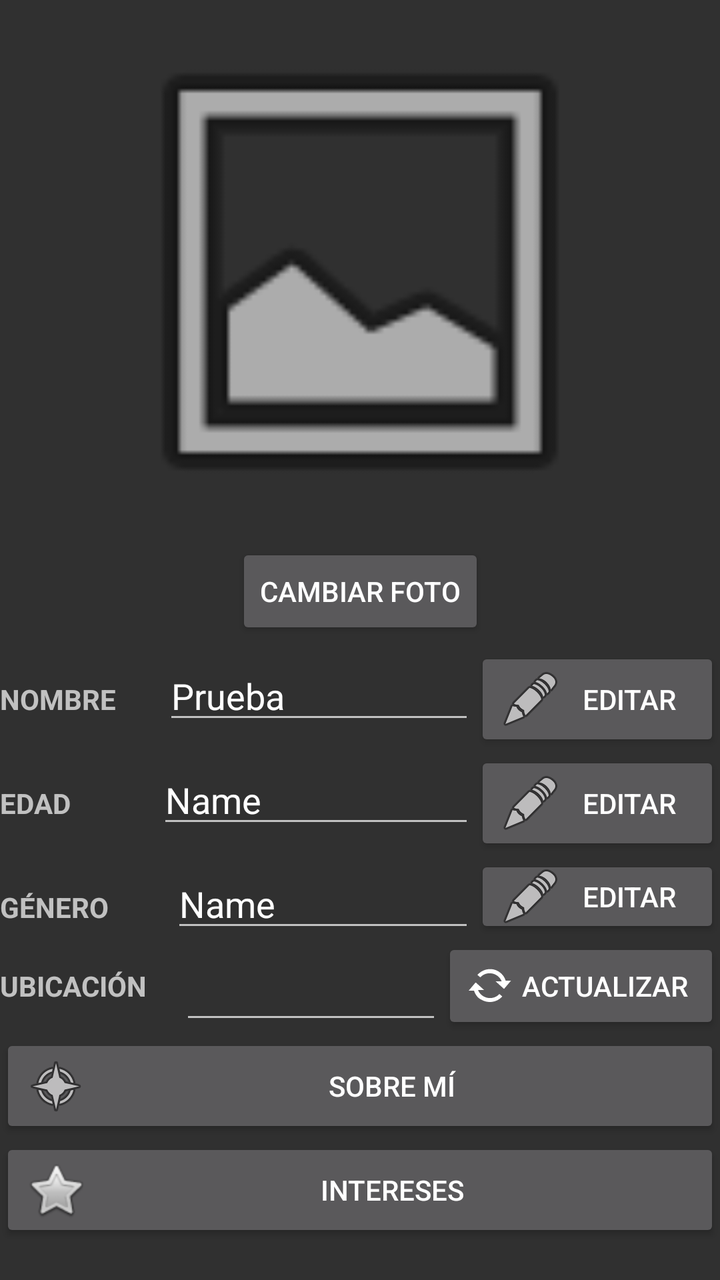
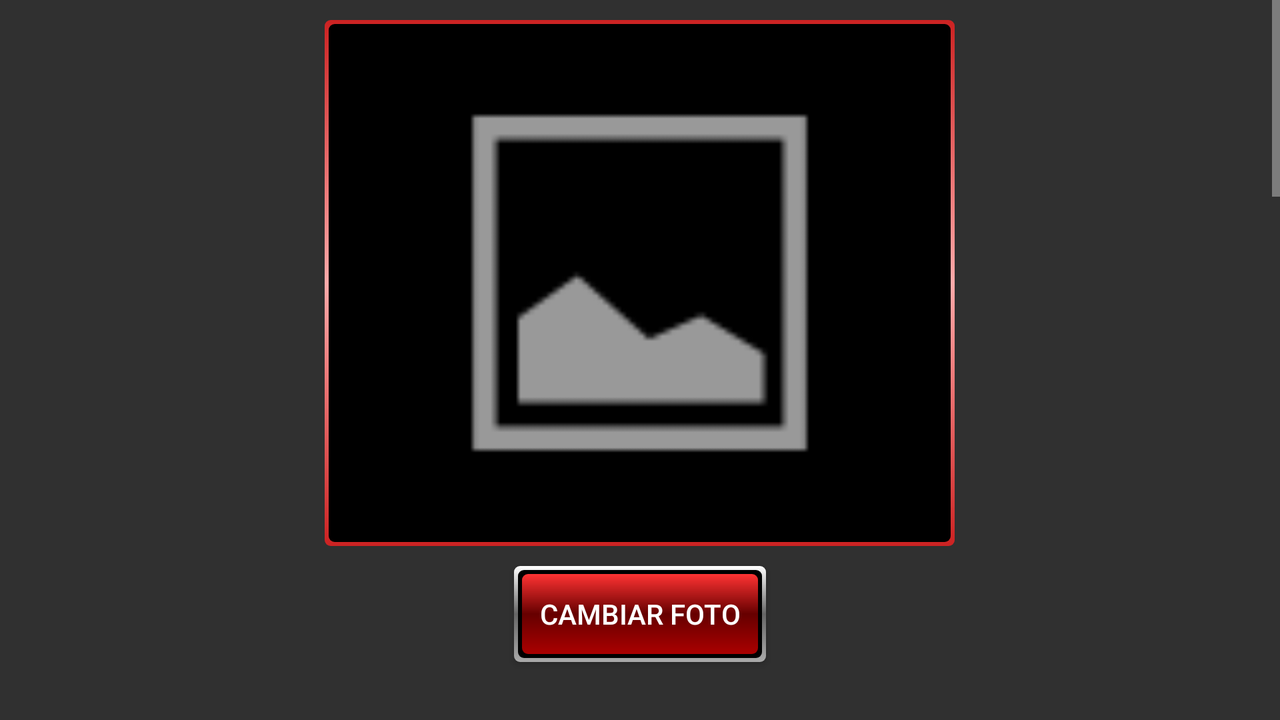

The same Android screen from two of the app's own layout files: first res/layout/ as a phone draws it, then the repository's variant for another configuration, drawn on a device whose configuration selects that folder. Both files follow.
<!-- AndroidManifest.xml: application theme Theme.Design.NoActionBar -->
<!-- res/layout/fragment_perfil.xml -->
<?xml version="1.0" encoding="utf-8"?>
<FrameLayout xmlns:android="http://schemas.android.com/apk/res/android"
    xmlns:app="http://schemas.android.com/apk/res-auto"
    xmlns:tools="http://schemas.android.com/tools"
    android:layout_width="match_parent"
    android:layout_height="match_parent"
    tools:context=".PerfilFragment">

    
    <androidx.constraintlayout.widget.ConstraintLayout
        android:layout_width="match_parent"
        android:layout_height="match_parent">

        <ImageView
            android:id="@+id/imageView3"
            android:layout_width="match_parent"
            android:layout_height="263dp"
            android:src="@android:drawable/ic_menu_gallery"
            app:layout_constraintBottom_toTopOf="@+id/button7"
            app:layout_constraintEnd_toEndOf="parent"
            app:layout_constraintHorizontal_bias="0.5"
            app:layout_constraintStart_toStartOf="parent"
            app:layout_constraintTop_toTopOf="parent" />

        <LinearLayout
            android:id="@+id/linearLayout"
            android:layout_width="match_parent"
            android:layout_height="312dp"
            android:orientation="vertical"
            app:layout_constraintBottom_toBottomOf="parent"
            app:layout_constraintEnd_toEndOf="parent"
            app:layout_constraintHorizontal_bias="0.5"
            app:layout_constraintStart_toStartOf="parent"
            app:layout_constraintTop_toBottomOf="@+id/button7">

            <LinearLayout
                android:layout_width="match_parent"
                android:layout_height="wrap_content"
                android:orientation="horizontal">

                <TextView
                    android:id="@+id/textViewNombre"
                    android:layout_width="61dp"
                    android:layout_height="wrap_content"
                    android:layout_weight="1"
                    android:text="Nombre"
                    android:textAllCaps="true"
                    android:textStyle="bold" />

                <EditText
                    android:id="@+id/editTextNombre"
                    android:layout_width="135dp"
                    android:layout_height="wrap_content"
                    android:layout_weight="1"
                    android:ems="10"

                    android:focusable="false"
                    android:inputType="none"
                    android:text="Prueba" />

                <Button
                    android:id="@+id/button"
                    android:layout_width="102dp"
                    android:layout_height="wrap_content"
                    android:layout_weight="1"
                    android:drawableLeft="@android:drawable/ic_menu_edit"
                    android:text="Editar" />
            </LinearLayout>

            <LinearLayout
                android:layout_width="match_parent"
                android:layout_height="wrap_content"
                android:orientation="horizontal">

                <TextView
                    android:id="@+id/textViewEdad"
                    android:layout_width="58dp"
                    android:layout_height="wrap_content"
                    android:layout_weight="1"
                    android:text="Edad"
                    android:textAllCaps="true"
                    android:textStyle="bold" />

                <EditText
                    android:id="@+id/editTextEdad"
                    android:layout_width="138dp"
                    android:layout_height="wrap_content"
                    android:layout_weight="1"
                    android:ems="10"

                    android:focusable="false"
                    android:inputType="none"
                    android:text="Name" />

                <Button
                    android:id="@+id/button2"
                    android:layout_width="102dp"
                    android:layout_height="wrap_content"
                    android:layout_weight="1"
                    android:drawableLeft="@android:drawable/ic_menu_edit"
                    android:text="Editar" />
            </LinearLayout>

            <LinearLayout
                android:layout_width="match_parent"
                android:layout_height="wrap_content"
                android:orientation="horizontal">

                <TextView
                    android:id="@+id/textViewGenero"
                    android:layout_width="65dp"
                    android:layout_height="wrap_content"
                    android:layout_weight="1"
                    android:text="Género"
                    android:textAllCaps="true"
                    android:textStyle="bold" />

                <EditText
                    android:id="@+id/editTextGenero"
                    android:layout_width="131dp"
                    android:layout_height="wrap_content"
                    android:layout_weight="1"

                    android:ems="10"
                    android:focusable="false"
                    android:inputType="none"
                    android:text="Name" />

                <Button
                    android:id="@+id/button3"
                    android:layout_width="102dp"
                    android:layout_height="match_parent"

                    android:layout_weight="1"
                    android:drawableLeft="@android:drawable/ic_menu_edit"
                    android:text="Editar" />
            </LinearLayout>

            <LinearLayout
                android:layout_width="match_parent"
                android:layout_height="wrap_content"
                android:orientation="horizontal">

                <TextView
                    android:id="@+id/textViewUbicacion"
                    android:layout_width="82dp"
                    android:layout_height="wrap_content"
                    android:layout_weight="1"
                    android:text="Ubicación"
                    android:textAllCaps="true"
                    android:textStyle="bold" />

                <EditText
                    android:id="@+id/editTextUbicacion"
                    android:layout_width="123dp"
                    android:layout_height="match_parent"
                    android:layout_weight="1"
                    android:ems="10"

                    android:focusable="false"
                    android:inputType="none" />

                <Button
                    android:id="@+id/button4"
                    android:layout_width="wrap_content"
                    android:layout_height="wrap_content"
                    android:layout_weight="1"
                    android:drawableLeft="@android:drawable/stat_notify_sync"
                    android:text="Actualizar" />
            </LinearLayout>

            <Button
                android:id="@+id/button5"
                android:layout_width="match_parent"
                android:layout_height="wrap_content"
                android:drawableLeft="@android:drawable/ic_menu_compass"
                android:text="Sobre mí" />

            <Button
                android:id="@+id/button6"
                android:layout_width="match_parent"
                android:layout_height="wrap_content"
                android:drawableLeft="@android:drawable/btn_star"
                android:text="Intereses" />

        </LinearLayout>

        <Button
            android:id="@+id/button7"
            android:layout_width="wrap_content"
            android:layout_height="wrap_content"
            android:text="Cambiar foto"
            app:layout_constraintBottom_toTopOf="@+id/linearLayout"
            app:layout_constraintEnd_toEndOf="parent"
            app:layout_constraintHorizontal_bias="0.5"
            app:layout_constraintStart_toStartOf="parent"
            app:layout_constraintTop_toBottomOf="@+id/imageView3" />
    </androidx.constraintlayout.widget.ConstraintLayout>

</FrameLayout>
<!-- resources referenced by this layout -->
<resources>

</resources>
<!-- res/layout-land/fragment_perfil.xml (the repository's variant of the layout above) -->
<!-- drawn on the phone turned sideways -->
<?xml version="1.0" encoding="utf-8"?>
<FrameLayout xmlns:android="http://schemas.android.com/apk/res/android"
    xmlns:app="http://schemas.android.com/apk/res-auto"
    xmlns:tools="http://schemas.android.com/tools"
    android:layout_width="match_parent"
    android:layout_height="match_parent"
    android:background="@drawable/fondo_perfil"
    android:textAlignment="center"
    tools:context=".gestionPerfil.PerfilFragment">

    
    <androidx.constraintlayout.widget.ConstraintLayout
        android:layout_width="match_parent"
        android:layout_height="match_parent">

        <ScrollView
            android:id="@+id/scrollView2"
            android:layout_width="match_parent"
            android:layout_height="wrap_content"
            app:layout_constraintBottom_toBottomOf="parent"
            app:layout_constraintEnd_toEndOf="parent"
            app:layout_constraintHorizontal_bias="0.5"
            app:layout_constraintStart_toStartOf="parent">

            <LinearLayout
                android:id="@+id/linearLayout"
                android:layout_width="match_parent"
                android:layout_height="wrap_content"
                android:orientation="vertical">

                <ImageView
                    android:id="@+id/imageView3"
                    android:layout_width="315dp"
                    android:layout_height="263dp"
                    android:layout_gravity="center"
                    android:layout_marginStart="10dp"
                    android:layout_marginLeft="10dp"
                    android:layout_marginTop="10dp"
                    android:layout_marginEnd="10dp"
                    android:layout_marginRight="10dp"
                    android:layout_marginBottom="10dp"
                    android:background="@drawable/fondo_foto_perfil"
                    android:foregroundGravity="center"
                    android:paddingStart="10dp"
                    android:paddingLeft="10dp"
                    android:paddingTop="10dp"
                    android:paddingEnd="10dp"
                    android:paddingRight="10dp"
                    android:paddingBottom="10dp"
                    android:src="@android:drawable/ic_menu_gallery" />

                <Button
                    android:id="@+id/button7"
                    android:layout_width="126dp"
                    android:layout_height="wrap_content"
                    android:layout_centerInParent="true"
                    android:layout_gravity="center"
                    android:background="@drawable/fondo_boton_perfil"
                    android:gravity="center"
                    android:text="Cambiar foto" />

                <androidx.constraintlayout.utils.widget.MockView
                    android:id="@+id/mockView4"
                    android:layout_width="match_parent"
                    android:layout_height="50dp"
                    android:visibility="invisible" />

                <TextView
                    android:id="@+id/textViewNombre"
                    android:layout_width="189dp"
                    android:layout_height="47dp"
                    android:layout_gravity="center"
                    android:layout_weight="1"
                    android:fontFamily="@font/shrikhand"
                    android:foregroundGravity="center"
                    android:gravity="center"
                    android:text=" Nombre"
                    android:textAlignment="gravity"
                    android:textAllCaps="true"
                    android:textSize="24sp"
                    android:textStyle="bold" />

                <LinearLayout
                    android:layout_width="match_parent"
                    android:layout_height="wrap_content"
                    android:layout_marginStart="20dp"
                    android:layout_marginEnd="20dp"
                    android:background="@drawable/fondo_foto_perfil"
                    android:orientation="horizontal"
                    android:padding="6dp">

                    <EditText
                        android:id="@+id/editTextNombre"
                        android:layout_width="135dp"
                        android:layout_height="wrap_content"
                        android:layout_marginEnd="5dp"

                        android:layout_weight="1"
                        android:ems="10"
                        android:focusable="false"
                        android:inputType="none" />

                    <Button
                        android:id="@+id/button"
                        android:layout_width="102dp"
                        android:layout_height="wrap_content"
                        android:layout_marginStart="5dp"
                        android:layout_weight="1"
                        android:background="@drawable/fondo_boton_perfil"
                        android:drawableLeft="@android:drawable/ic_menu_edit"
                        android:paddingStart="20dp"
                        android:text="Editar" />
                </LinearLayout>

                <androidx.constraintlayout.utils.widget.MockView
                    android:id="@+id/mockView5"
                    android:layout_width="match_parent"
                    android:layout_height="46dp"
                    android:visibility="invisible" />

                <TextView
                    android:id="@+id/textViewEdad"
                    android:layout_width="171dp"
                    android:layout_height="46dp"
                    android:layout_gravity="center"
                    android:layout_weight="1"
                    android:fontFamily="@font/shrikhand"
                    android:foregroundGravity="center"
                    android:gravity="center"
                    android:text=" Edad"
                    android:textAlignment="gravity"
                    android:textAllCaps="true"
                    android:textSize="24sp"
                    android:textStyle="bold" />

                <LinearLayout
                    android:layout_width="match_parent"
                    android:layout_height="wrap_content"
                    android:layout_marginStart="20dp"
                    android:layout_marginEnd="20dp"
                    android:background="@drawable/fondo_foto_perfil"
                    android:orientation="horizontal"
                    android:padding="6dp">

                    <EditText
                        android:id="@+id/editTextEdad"
                        android:layout_width="138dp"
                        android:layout_height="wrap_content"
                        android:layout_marginEnd="5dp"

                        android:layout_weight="1"
                        android:ems="10"
                        android:focusable="false"
                        android:inputType="none" />

                    <Button
                        android:id="@+id/button2"
                        android:layout_width="102dp"
                        android:layout_height="wrap_content"
                        android:layout_marginStart="5dp"
                        android:layout_weight="1"
                        android:background="@drawable/fondo_boton_perfil"
                        android:drawableLeft="@android:drawable/ic_menu_edit"
                        android:paddingStart="20dp"
                        android:text="Editar" />
                </LinearLayout>

                <androidx.constraintlayout.utils.widget.MockView
                    android:id="@+id/mockView7"
                    android:layout_width="match_parent"
                    android:layout_height="50dp"
                    android:visibility="invisible" />

                <TextView
                    android:id="@+id/textViewGenero"
                    android:layout_width="146dp"
                    android:layout_height="44dp"
                    android:layout_gravity="center"
                    android:layout_weight="1"
                    android:fontFamily="@font/shrikhand"
                    android:foregroundGravity="center"
                    android:gravity="center"
                    android:text=" Género"
                    android:textAlignment="gravity"
                    android:textAllCaps="true"
                    android:textSize="24sp"
                    android:textStyle="bold" />

                <LinearLayout
                    android:layout_width="match_parent"
                    android:layout_height="wrap_content"
                    android:layout_marginStart="20dp"
                    android:layout_marginEnd="20dp"
                    android:background="@drawable/fondo_foto_perfil"
                    android:orientation="horizontal"
                    android:padding="6dp">

                    <EditText
                        android:id="@+id/editTextGenero"
                        android:layout_width="131dp"
                        android:layout_height="wrap_content"

                        android:layout_marginEnd="5dp"
                        android:layout_weight="1"
                        android:ems="10"
                        android:focusable="false"
                        android:inputType="none" />

                    <Button
                        android:id="@+id/button3"
                        android:layout_width="102dp"
                        android:layout_height="match_parent"

                        android:layout_marginStart="5dp"
                        android:layout_weight="1"
                        android:background="@drawable/fondo_boton_perfil"
                        android:drawableLeft="@android:drawable/ic_menu_edit"
                        android:paddingStart="20dp"
                        android:text="Editar" />
                </LinearLayout>

                <androidx.constraintlayout.utils.widget.MockView
                    android:id="@+id/mockView8"
                    android:layout_width="match_parent"
                    android:layout_height="47dp"
                    android:visibility="invisible" />

                <TextView
                    android:id="@+id/textViewUbicacion"
                    android:layout_width="214dp"
                    android:layout_height="51dp"
                    android:layout_gravity="center"
                    android:layout_weight="1"
                    android:fontFamily="@font/shrikhand"
                    android:foregroundGravity="center"
                    android:gravity="center"
                    android:text=" Ubicación"
                    android:textAlignment="gravity"
                    android:textAllCaps="true"
                    android:textSize="24sp"
                    android:textStyle="bold" />

                <LinearLayout
                    android:layout_width="match_parent"
                    android:layout_height="wrap_content"
                    android:layout_marginStart="20dp"
                    android:layout_marginEnd="20dp"
                    android:background="@drawable/fondo_foto_perfil"
                    android:orientation="horizontal"
                    android:padding="6dp">

                    <EditText
                        android:id="@+id/editTextUbicacion"
                        android:layout_width="123dp"
                        android:layout_height="match_parent"
                        android:layout_marginEnd="5dp"

                        android:layout_weight="1"
                        android:ems="10"
                        android:focusable="false"
                        android:inputType="none" />

                    <Button
                        android:id="@+id/button4"
                        android:layout_width="wrap_content"
                        android:layout_height="wrap_content"
                        android:layout_marginStart="5dp"
                        android:layout_weight="1"
                        android:background="@drawable/fondo_boton_perfil"
                        android:drawableLeft="@android:drawable/stat_notify_sync"
                        android:paddingStart="20dp"
                        android:text="Actualizar" />
                </LinearLayout>

                <androidx.constraintlayout.utils.widget.MockView
                    android:id="@+id/mockView9"
                    android:layout_width="match_parent"
                    android:layout_height="44dp"
                    android:visibility="invisible" />

                <TextView
                    android:id="@+id/textViewOtrosDatos"
                    android:layout_width="208dp"
                    android:layout_height="53dp"
                    android:layout_gravity="center"
                    android:fontFamily="@font/shrikhand"
                    android:foregroundGravity="center"
                    android:gravity="center"
                    android:text="Otros Datos"
                    android:textAlignment="gravity"
                    android:textAllCaps="true"
                    android:textSize="24sp"
                    android:textStyle="bold" />

                <LinearLayout
                    android:layout_width="match_parent"
                    android:layout_height="match_parent"
                    android:orientation="horizontal">

                    <Button
                        android:id="@+id/button5"
                        android:layout_width="match_parent"
                        android:layout_height="wrap_content"
                        android:layout_marginStart="20dp"
                        android:layout_marginEnd="10dp"
                        android:layout_weight="1"
                        android:background="@drawable/fondo_boton_perfil"
                        android:drawableLeft="@android:drawable/ic_menu_compass"
                        android:paddingStart="20dp"
                        android:text="Sobre mí" />

                    <Button
                        android:id="@+id/button6"
                        android:layout_width="match_parent"
                        android:layout_height="wrap_content"
                        android:layout_marginStart="10dp"
                        android:layout_marginEnd="20dp"
                        android:layout_weight="1"
                        android:background="@drawable/fondo_boton_perfil"
                        android:drawableLeft="@android:drawable/btn_star"
                        android:paddingStart="20dp"
                        android:text="Intereses" />
                </LinearLayout>

                <androidx.constraintlayout.utils.widget.MockView
                    android:id="@+id/mockView11"
                    android:layout_width="match_parent"
                    android:layout_height="50dp"
                    android:visibility="invisible" />

                <TextView
                    android:id="@+id/textView6"
                    android:layout_width="match_parent"
                    android:layout_height="wrap_content"
                    android:layout_gravity="center"
                    android:fontFamily="@font/shrikhand"
                    android:text="Distancia máxima de los perfiles"
                    android:textAlignment="center"
                    android:textSize="18sp" />

                <SeekBar
                    android:id="@+id/seekBar"
                    android:layout_width="match_parent"
                    android:layout_height="wrap_content"
                    android:layout_marginStart="20dp"
                    android:layout_marginEnd="20dp"
                    android:background="@drawable/fondo_foto_perfil"
                    android:max="100"
                    android:progress="20"
                    android:progressTint="@color/rojo"
                    android:thumbTint="@color/rojo" />

                <TextView
                    android:id="@+id/seekBarText"
                    android:layout_width="match_parent"
                    android:layout_height="wrap_content"
                    android:fontFamily="@font/shrikhand"
                    android:text="20km"
                    android:textAlignment="center"
                    android:textSize="18sp" />

                <androidx.constraintlayout.utils.widget.MockView
                    android:id="@+id/mockView12"
                    android:layout_width="match_parent"
                    android:layout_height="33dp"
                    android:visibility="invisible" />

                <Button
                    android:id="@+id/button10"
                    android:layout_width="158dp"
                    android:layout_height="wrap_content"
                    android:layout_gravity="center"
                    android:background="@drawable/fondo_foto_perfil"
                    android:foregroundGravity="center"
                    android:gravity="center"
                    android:text="Cerrar sesión" />

                <androidx.constraintlayout.utils.widget.MockView
                    android:id="@+id/mockView10"
                    android:layout_width="match_parent"
                    android:layout_height="31dp"
                    android:visibility="invisible" />

            </LinearLayout>
        </ScrollView>

    </androidx.constraintlayout.widget.ConstraintLayout>

</FrameLayout>
<!-- resources referenced by the variant -->
<!-- as the phone turned sideways resolves them -->
<resources>
  <!-- drawable fondo_boton_perfil (drawable) -->
  <?xml version="1.0" encoding="utf-8"?>
  <layer-list xmlns:android="http://schemas.android.com/apk/res/android" >
  <item>
      <shape android:shape="rectangle" >
          <gradient android:startColor="#AAAAAA"
              android:centerColor="#666666"
              android:endColor="#FFFFFF"
              android:gradientRadius="40dp"
              android:type="linear"
              android:angle="90"/>
          <corners android:radius="3dp" />
      </shape>
  </item>
  
  <item
      android:bottom="2dp"
      android:left="2dp"
      android:right="2dp"
      android:top="2dp">
      <shape android:shape="rectangle" >
          <gradient android:startColor="#000000"
              android:centerColor="#000000"
              android:endColor="#000000"
              android:gradientRadius="40dp"
              android:type="linear"
              android:angle="90"/>
          <corners android:radius="3dp" />
      </shape>
  </item>
  
  <item
      android:bottom="4dp"
      android:left="4dp"
      android:right="4dp"
      android:top="4dp">
      <shape xmlns:android="http://schemas.android.com/apk/res/android"
          android:shape="rectangle" android:padding="10dp">
          <gradient android:startColor="#AA0000"
              android:centerColor="#660000"
              android:endColor="#FF3333"
              android:gradientRadius="40dp"
              android:type="linear"
              android:angle="90"/>
          <corners android:radius="3dp" />
      </shape>
  </item>
  </layer-list>
  <!-- drawable fondo_foto_perfil (drawable) -->
  <?xml version="1.0" encoding="utf-8"?>
  <layer-list xmlns:android="http://schemas.android.com/apk/res/android" >
      <item>
          <shape android:shape="rectangle" >
              <gradient android:startColor="#CC2222"
                  android:centerColor="#FFAAAA"
                  android:endColor="#CC2222"
                  android:gradientRadius="40dp"
                  android:type="linear"
                  android:angle="90"/>
              <corners android:radius="3dp" />
          </shape>
      </item>
  
      <item
          android:bottom="2dp"
          android:left="2dp"
          android:right="2dp"
          android:top="2dp">
          <shape xmlns:android="http://schemas.android.com/apk/res/android"
              android:shape="rectangle" android:padding="10dp">
              <gradient android:startColor="#000000"
                  android:centerColor="#000000"
                  android:endColor="#000000"
                  android:gradientRadius="40dp"
                  android:type="linear"
                  android:angle="90"/>
              <corners android:radius="3dp" />
          </shape>
      </item>
  </layer-list>
</resources>
